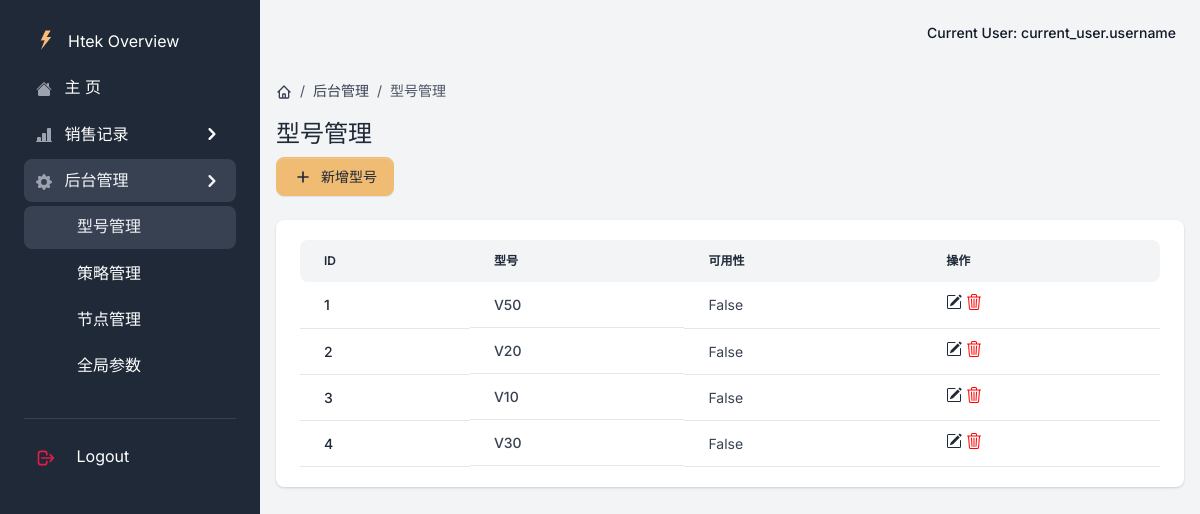
The page /admin_model on the database as committed earlier.
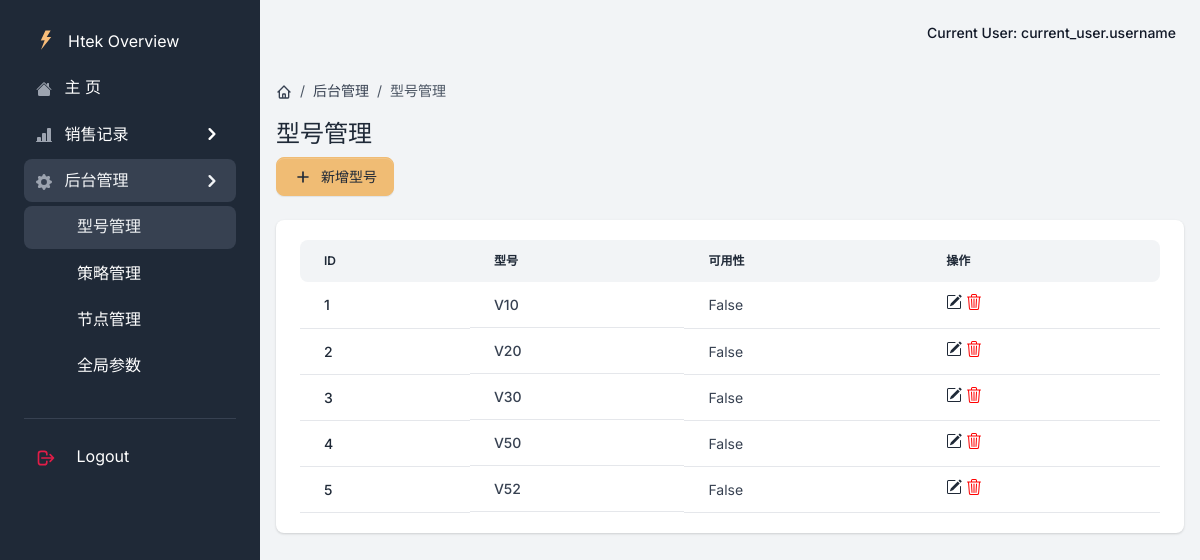
The same page on the database as committed later.
### app/models.py (models this page shows, shortened)
class Model(db.Model):  # 型号表
    __tablename__ = 'Model'
    id = db.Column(db.Integer, primary_key=True, autoincrement=True)
    name = db.Column(db.String(64), unique=True, nullable=False)
    status = db.Column(db.Boolean(), default=False)

### app/admin/views.py (the view, shortened to what this page needs)
class ModelView(MethodView):
    def get(self):
        current_app.logger.info('-> ModelView')
        data = DataBaseUtils.query_models()
        return render_template('admin/model.html', segment='admin_model', data=data)

### app/__init__.py (called while the page is built)
@login_manager.request_loader
def request_loader(request):
    username = request.form.get('username')
    user = {'name': 'yaki', 'f': 'request_loder'}
    return user if user else None

def configure_database(app):
    @app.before_first_request
    def initialize_database():
        try:
            db.create_all()
        except Exception as e:
            print('> Error: DBMS Exception: ' + str(e))
            basedir = os.path.abspath(os.path.dirname(__file__))
            app.config['SQLALCHEMY_DATABASE_URI'] = SQLALCHEMY_DATABASE_URI = 'sqlite:///../DataBase/db.sqlite3'
            print('> Fallback to SQLite ')
            db.create_all()
    @app.teardown_request
    def shutdown_session(exception=None):
        db.session.remove()

### app/models.py (called while the page is built)
    @staticmethod
    def query_models():
        all = Model.query.all()
        return all

### app/templates/admin/model.html (shortened to what this page needs)
{% extends "base/base.html" %}
{% block content %}
  <div class="py-4">
      <nav aria-label="breadcrumb" class="d-none d-md-inline-block">
          <ol class="breadcrumb breadcrumb-dark breadcrumb-transparent">
              <li class="breadcrumb-item">
                  <a href="{{url_for('home.home')}}">
                  </a>
              </li>
              <li class="breadcrumb-item"><a href="{{url_for('admin.model')}}">后台管理</a></li>
              <li class="breadcrumb-item active" aria-current="page">型号管理</li>
          </ol>
      </nav>
      <div class="d-flex justify-content-between w-100 flex-wrap">
          <div class="mb-3 mb-lg-0">
              <h1 class="h4">型号管理</h1>
              <div class="col-lg-4">
                  <div class="col-log-4 col-sm-3">
                    <button class="btn btn-secondary d-inline-flex align-items-center me-2 dropdown-toggle" data-bs-toggle="modal" data-bs-target="#modal-form" aria-haspopup="true" aria-expanded="false">
                        <svg class="icon icon-xs me-2" fill="none" stroke="currentColor" viewBox="0 0 24 24" xmlns="http://www.w3.org/2000/svg"><path stroke-linecap="round" stroke-linejoin="round" stroke-width="2" d="M12 6v6m0 0v6m0-6h6m-6 0H6"></path></svg>
                        新增型号
                    </button>
                  </div>
              </div>
          </div>
      </div>
  </div>
  <div class="card border-0 shadow mb-4">
      <div class="card-body">
          <div class="table-responsive">
              <table class="table table-centered table-nowrap mb-0 rounded">
                  <thead class="thead-light">
                      <tr>
                          <th class="border-0 rounded-start">ID</th>
                          <th class="border-0">型号</th>
                          <th class="border-0">可用性</th>
                          <th class="border-0 rounded-end">操作</th>
                      </tr>
                  </thead>
                  <tbody>
                  {% for model in data %}
                      <tr>
                          <td><a href="#" class="text-primary fw-bold">{{model.id}}</a> </td>
                          <td class="fw-bold d-flex align-items-center">{{model.name}}</td>
                          <td>{{model.status}}</td>
                          <td>
                              <a href="#" class="text-primary d-inline-flex align-items-center " onclick="show_edit_modal({{model.id}},'{{model.name}}')">
                              </a>
                              <a href="#" class="text-primary d-inline-flex align-items-center " onclick="delete_model({{model.id}},'{{model.name}}')">
                              </a>
                          </td>
                      </tr>
                  {% endfor %}
                  </tbody>
              </table>
          </div>
      </div>
  </div>
{% endblock content %}

Rows that differ between the two databases and show on the page:
changed Model id 1: name "V50" → "V10"
changed Model id 3: name "V10" → "V30"
changed Model id 4: name "V30" → "V50"
added Model: id "5", name "V52", status "False"
